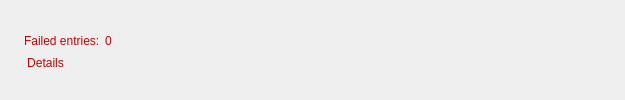
    <widget class="QWidget" name="errorWgt" native="true">
     <property name="focusPolicy">
      <enum>Qt::ClickFocus</enum>
     </property>
     <property name="styleSheet">
      <string notr="true">QLabel {
	color: #cc0000;
}

QLabel:disabled {
	color: #bcbcbc;
}

QPushButton {
	color: #cc0000;
}

QPushButton:disabled {
	color: #bcbcbc;
}</string>
     </property>
     <layout class="QVBoxLayout" name="verticalLayout_4">
      <property name="spacing">
       <number>0</number>
      </property>
      <property name="leftMargin">
       <number>24</number>
      </property>
      <property name="topMargin">
       <number>4</number>
      </property>
      <property name="rightMargin">
       <number>24</number>
      </property>
      <property name="bottomMargin">
       <number>0</number>
      </property>
      <item>
       <widget class="QWidget" name="errorInfoWgt" native="true">
        <property name="sizePolicy">
         <sizepolicy hsizetype="Preferred" vsizetype="Fixed">
          <horstretch>0</horstretch>
          <verstretch>0</verstretch>
         </sizepolicy>
        </property>
        <property name="focusPolicy">
         <enum>Qt::ClickFocus</enum>
        </property>
        <layout class="QVBoxLayout" name="verticalLayout_11">
         <property name="spacing">
          <number>2</number>
         </property>
         <property name="leftMargin">
          <number>0</number>
         </property>
         <property name="topMargin">
          <number>0</number>
         </property>
         <property name="rightMargin">
          <number>0</number>
         </property>
         <property name="bottomMargin">
          <number>0</number>
         </property>
         <item>
          <widget class="QWidget" name="widget_19" native="true">
           <property name="focusPolicy">
            <enum>Qt::ClickFocus</enum>
           </property>
           <layout class="QHBoxLayout" name="horizontalLayout_17">
            <property name="leftMargin">
             <number>0</number>
            </property>
            <property name="topMargin">
             <number>0</number>
            </property>
            <property name="rightMargin">
             <number>0</number>
            </property>
            <property name="bottomMargin">
             <number>0</number>
            </property>
            <item>
             <widget class="QWidget" name="widget_18" native="true">
              <property name="focusPolicy">
               <enum>Qt::ClickFocus</enum>
              </property>
              <layout class="QHBoxLayout" name="horizontalLayout_18">
               <property name="spacing">
                <number>2</number>
               </property>
               <property name="leftMargin">
                <number>0</number>
               </property>
               <property name="topMargin">
                <number>0</number>
               </property>
               <property name="rightMargin">
                <number>0</number>
               </property>
               <property name="bottomMargin">
                <number>0</number>
               </property>
               <item>
                <widget class="QLabel" name="failedEntriesText">
                 <property name="font">
                  <font>
                   <stylestrategy>PreferAntialias</stylestrategy>
                  </font>
                 </property>
                 <property name="focusPolicy">
                  <enum>Qt::ClickFocus</enum>
                 </property>
                 <property name="text">
                  <string>Failed entries: </string>
                 </property>
                 <property name="textInteractionFlags">
                  <set>Qt::NoTextInteraction</set>
                 </property>
                </widget>
               </item>
               <item>
                <widget class="QLabel" name="failedEntriesValue">
                 <property name="font">
                  <font>
                   <stylestrategy>PreferAntialias</stylestrategy>
                  </font>
                 </property>
                 <property name="focusPolicy">
                  <enum>Qt::ClickFocus</enum>
                 </property>
                 <property name="text">
                  <string>0</string>
                 </property>
                 <property name="textInteractionFlags">
                  <set>Qt::NoTextInteraction</set>
                 </property>
                </widget>
               </item>
              </layout>
             </widget>
            </item>
            <item>
             <spacer name="horizontalSpacer_7">
              <property name="orientation">
               <enum>Qt::Horizontal</enum>
              </property>
              <property name="sizeHint" stdset="0">
               <size>
                <width>489</width>
                <height>20</height>
               </size>
              </property>
             </spacer>
            </item>
           </layout>
          </widget>
         </item>
         <item>
          <widget class="QWidget" name="widget_16" native="true">
           <property name="focusPolicy">
            <enum>Qt::ClickFocus</enum>
           </property>
           <layout class="QHBoxLayout" name="horizontalLayout_15">
            <property name="leftMargin">
             <number>0</number>
            </property>
            <property name="topMargin">
             <number>0</number>
            </property>
            <property name="rightMargin">
             <number>0</number>
            </property>
            <property name="bottomMargin">
             <number>0</number>
            </property>
            <item>
             <widget class="QWidget" name="widget_17" native="true">
              <property name="sizePolicy">
               <sizepolicy hsizetype="Preferred" vsizetype="Fixed">
                <horstretch>0</horstretch>
                <verstretch>0</verstretch>
               </sizepolicy>
              </property>
              <property name="focusPolicy">
               <enum>Qt::ClickFocus</enum>
              </property>
              <layout class="QHBoxLayout" name="horizontalLayout_16">
               <property name="leftMargin">
                <number>0</number>
               </property>
               <property name="topMargin">
                <number>0</number>
               </property>
               <property name="rightMargin">
                <number>0</number>
               </property>
               <property name="bottomMargin">
                <number>0</number>
               </property>
               <item>
                <widget class="QPushButton" name="detailsBtn">
                 <property name="font">
                  <font>
                   <stylestrategy>PreferAntialias</stylestrategy>
                  </font>
                 </property>
                 <property name="focusPolicy">
                  <enum>Qt::ClickFocus</enum>
                 </property>
                 <property name="styleSheet">
                  <string notr="true">QPushButton
{
	background: palette(button);
	border: 2px solid transparent;
	border-radius: 2px;
	padding: 1px;
}

QPushButton:default
{
	background: rgb(150,188,218);
	color: rgb(0, 0, 0);
	border-radius: 3px;
}

QPushButton:hover
{
	border: 2px solid rgb(120,170,210);
	border-radius: 3px;
}

QPushButton:pressed
{
	border: 2px solid transparent;
	background: rgb(187,209,227);
	border-radius: 3px;
}</string>
                 </property>
                 <property name="text">
                  <string>Details</string>
                 </property>
                 <property name="icon">
                  <iconset resource="../../resources/app.qrc">
                   <normaloff>:/icons/details.png</normaloff>:/icons/details.png</iconset>
                 </property>
                 <property name="flat">
                  <bool>true</bool>
                 </property>
                </widget>
               </item>
              </layout>
             </widget>
            </item>
            <item>
             <spacer name="horizontalSpacer_6">
              <property name="orientation">
               <enum>Qt::Horizontal</enum>
              </property>
              <property name="sizeHint" stdset="0">
               <size>
                <width>40</width>
                <height>20</height>
               </size>
              </property>
             </spacer>
            </item>
           </layout>
          </widget>
         </item>
        </layout>
       </widget>
      </item>
     </layout>
    </widget>
